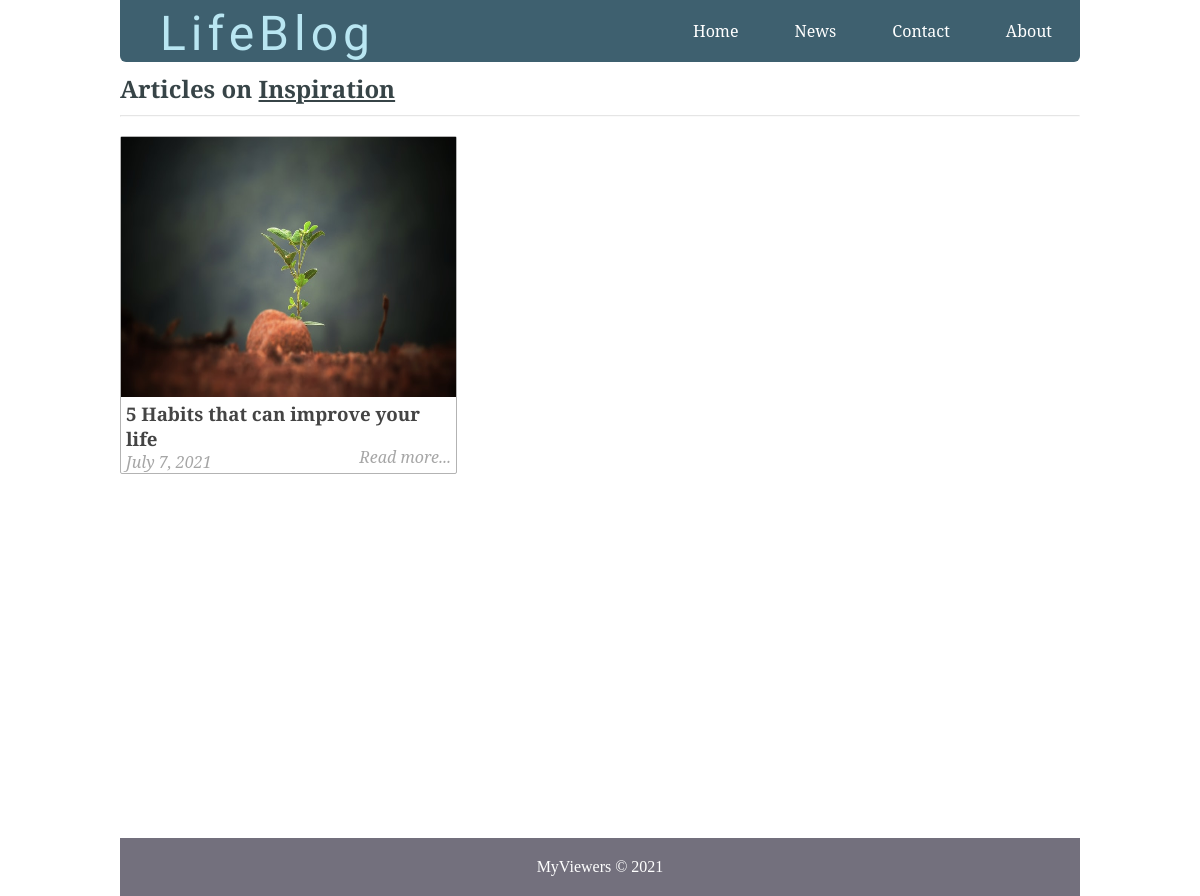
The page /filtered_posts.php?topic=1 on the database its author committed.
### tables this page shows
CREATE TABLE `topics` (
  `id` int(11) NOT NULL,
  `name` varchar(255) NOT NULL,
  `slug` varchar(255) NOT NULL
);

CREATE TABLE `posts` (
  `id` int(11) NOT NULL,
  `user_id` int(11) DEFAULT NULL,
  `title` varchar(255) NOT NULL,
  `slug` varchar(255) NOT NULL,
  `views` int(11) NOT NULL DEFAULT 0,
  `image` varchar(255) NOT NULL,
  `body` text NOT NULL,
  `published` tinyint(1) NOT NULL,
  `created_at` timestamp NOT NULL DEFAULT current_timestamp() ON UPDATE current_timestamp(),
  `updated_at` timestamp NOT NULL DEFAULT current_timestamp()
);

### includes/public_functions.php (called while the page is built, shortened)
<?php
function getPostTopic($post_id){
	global $conn;
	$sql = "SELECT * FROM topics WHERE id=
			(SELECT topic_id FROM post_topic WHERE post_id=$post_id) LIMIT 1";
	$result = mysqli_query($conn, $sql);
	$topic = mysqli_fetch_assoc($result);
	return $topic;
}
function getPublishedPostsByTopic($topic_id) {
	global $conn;
	$sql = "SELECT * FROM posts ps
			WHERE ps.id IN
			(SELECT pt.post_id FROM post_topic pt
				WHERE pt.topic_id=$topic_id GROUP BY pt.post_id
				HAVING COUNT(1) = 1)";
	$result = mysqli_query($conn, $sql);
	$posts = mysqli_fetch_all($result, MYSQLI_ASSOC);
	$final_posts = array();
	foreach ($posts as $post) {
		$post['topic'] = getPostTopic($post['id']);
		array_push($final_posts, $post);
	}
	return $final_posts;
}
function getTopicNameById($id)
{
	global $conn;
	$sql = "SELECT name FROM topics WHERE id=$id";
	$result = mysqli_query($conn, $sql);
	$topic = mysqli_fetch_assoc($result);
	return $topic['name'];
}
?>

### filtered_posts.php (the view, shortened to what this page needs)
<?php include('config.php'); ?>
<?php include('includes/public_functions.php'); ?>
<?php include('includes/head_section.php'); ?>
<?php
	if (isset($_GET['topic'])) {
		$topic_id = $_GET['topic'];
		$posts = getPublishedPostsByTopic($topic_id);
	}
?>
</head>
<body>
<div class="container">
	<?php include( ROOT_PATH . '/includes/navbar.php'); ?>
<div class="content">
	<h2 class="content-title">
		Articles on <u><?php echo getTopicNameById($topic_id); ?></u>
	</h2>
	<hr>
	<?php foreach ($posts as $post): ?>
		<div class="post" style="margin-left: 0px;">
			<img src="<?php echo BASE_URL . '/static/images/' . $post['image']; ?>" class="post_image" alt="">
			<a href="single_post.php?post-slug=<?php echo $post['slug']; ?>">
				<div class="post_info">
					<h3><?php echo $post['title'] ?></h3>
					<div class="info">
						<span><?php echo date("F j, Y ", strtotime($post["created_at"])); ?></span>
						<span class="read_more">Read more...</span>
					</div>
				</div>
			</a>
		</div>
	<?php endforeach ?>
</div>
</div>
	<?php include( ROOT_PATH . '/includes/footer.php'); ?>

### static/css/public_styling.css (style rules this page uses)
* { margin: 0px; padding: 0px; }
html { height: 100%; box-sizing: border-box; }
body { position: relative; margin: 0; padding-bottom: 6rem; min-height: 100%; }
h1, h2, h3, h4, h5, h6 { color: #444; font-family: 'Averia Serif Libre', cursive; }
a { text-decoration: none; }
hr { margin: 10px 0px; opacity: .25; }
.container { width: 80%; margin: 0px auto; }
.content { margin: 5px auto; border-radius: 5px; min-height: 400px; }
.content:after { content: ""; display: block; clear: both; }
.content .content-title { margin: 10px 0px; color: #374447; font-family: 'Averia Serif Libre', cursive; }
.content .post { width: 335px; margin: 9px; min-height: 320px; float: left; border-radius: 2px; border: 1px solid #b3b3b3; position: relative; }
.content .post .post_image { height: 260px; width: 100%; background-size: 100%; }
.content .post .post_image { width: 100%; height: 260px; }
.content .post .post_info { height: 100%; padding: 0px 5px; font-weight: 200; font-family: 'Noto Serif', serif; }
.content .post .post_info { color: #222; }
.content .post .post_info span { color: #A6A6A6; font-style: italic; }
.content .post .post_info span.read_more { position: absolute; right: 5px; bottom: 5px; }

### rows shown on the page
topics: name "Inspiration"
posts: image (picture), title "5 Habits that can improve your life", created_at "July 7, 2021"
